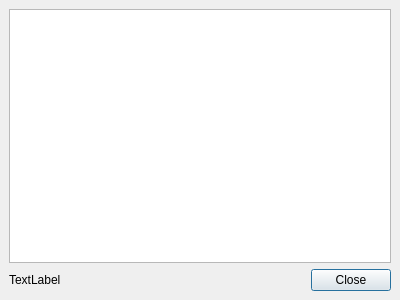
<ui version="4.0" >
 <class>WProcessUI</class>
 <widget class="QDialog" name="WProcessUI" >
  <property name="geometry" >
   <rect>
    <x>0</x>
    <y>0</y>
    <width>400</width>
    <height>300</height>
   </rect>
  </property>
  <property name="windowTitle" >
   <string>Dialog</string>
  </property>
  <layout class="QVBoxLayout" >
   <property name="margin" >
    <number>9</number>
   </property>
   <property name="spacing" >
    <number>6</number>
   </property>
   <item>
    <widget class="QTextEdit" name="text_p" />
   </item>
   <item>
    <layout class="QHBoxLayout" >
     <property name="margin" >
      <number>0</number>
     </property>
     <property name="spacing" >
      <number>6</number>
     </property>
     <item>
      <widget class="QLabel" name="status_p" >
       <property name="sizePolicy" >
        <sizepolicy>
         <hsizetype>7</hsizetype>
         <vsizetype>5</vsizetype>
         <horstretch>0</horstretch>
         <verstretch>0</verstretch>
        </sizepolicy>
       </property>
       <property name="text" >
        <string>TextLabel</string>
       </property>
      </widget>
     </item>
     <item>
      <widget class="QPushButton" name="close_p" >
       <property name="text" >
        <string>Close</string>
       </property>
      </widget>
     </item>
    </layout>
   </item>
  </layout>
 </widget>
 <resources/>
 <connections/>
</ui>
